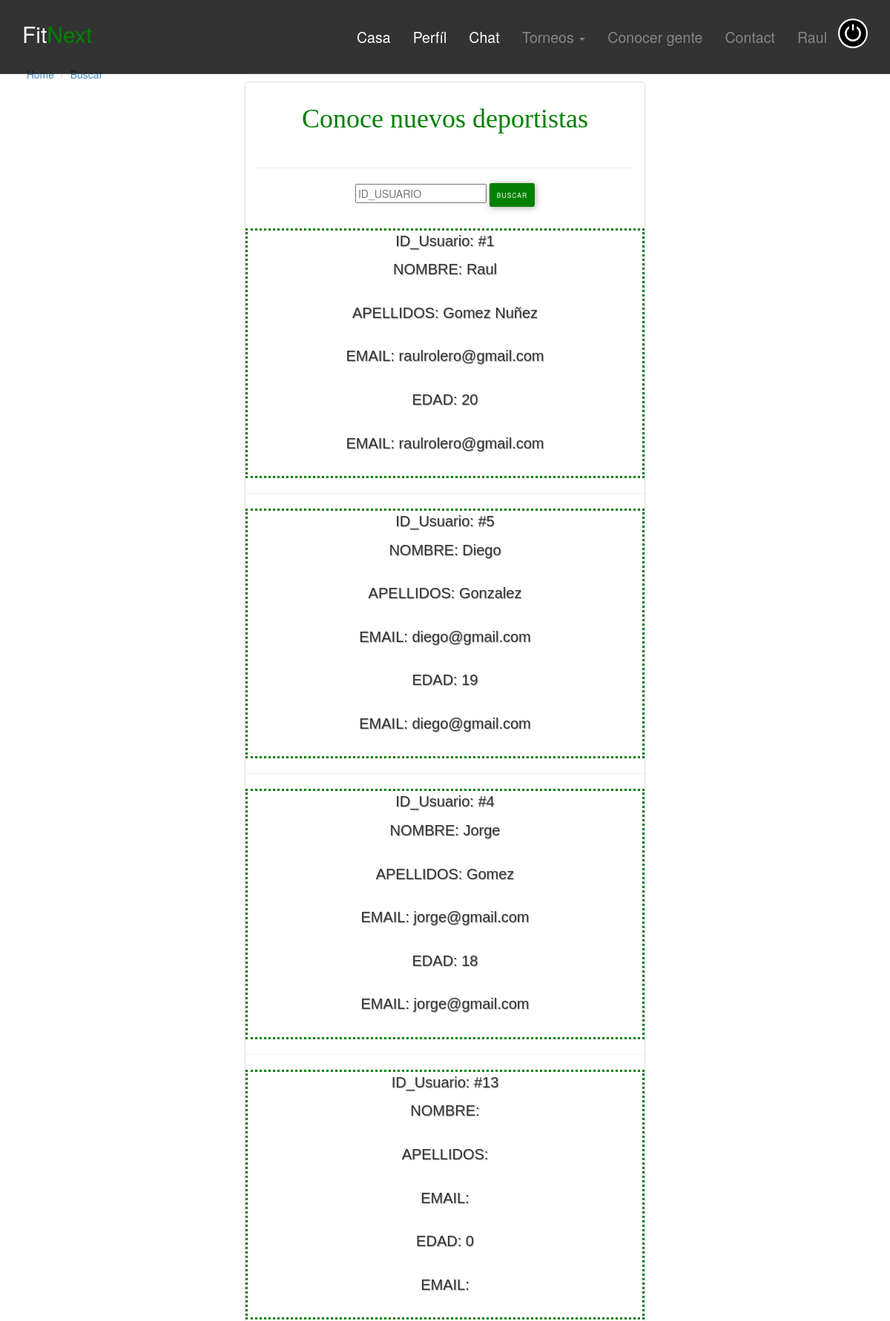
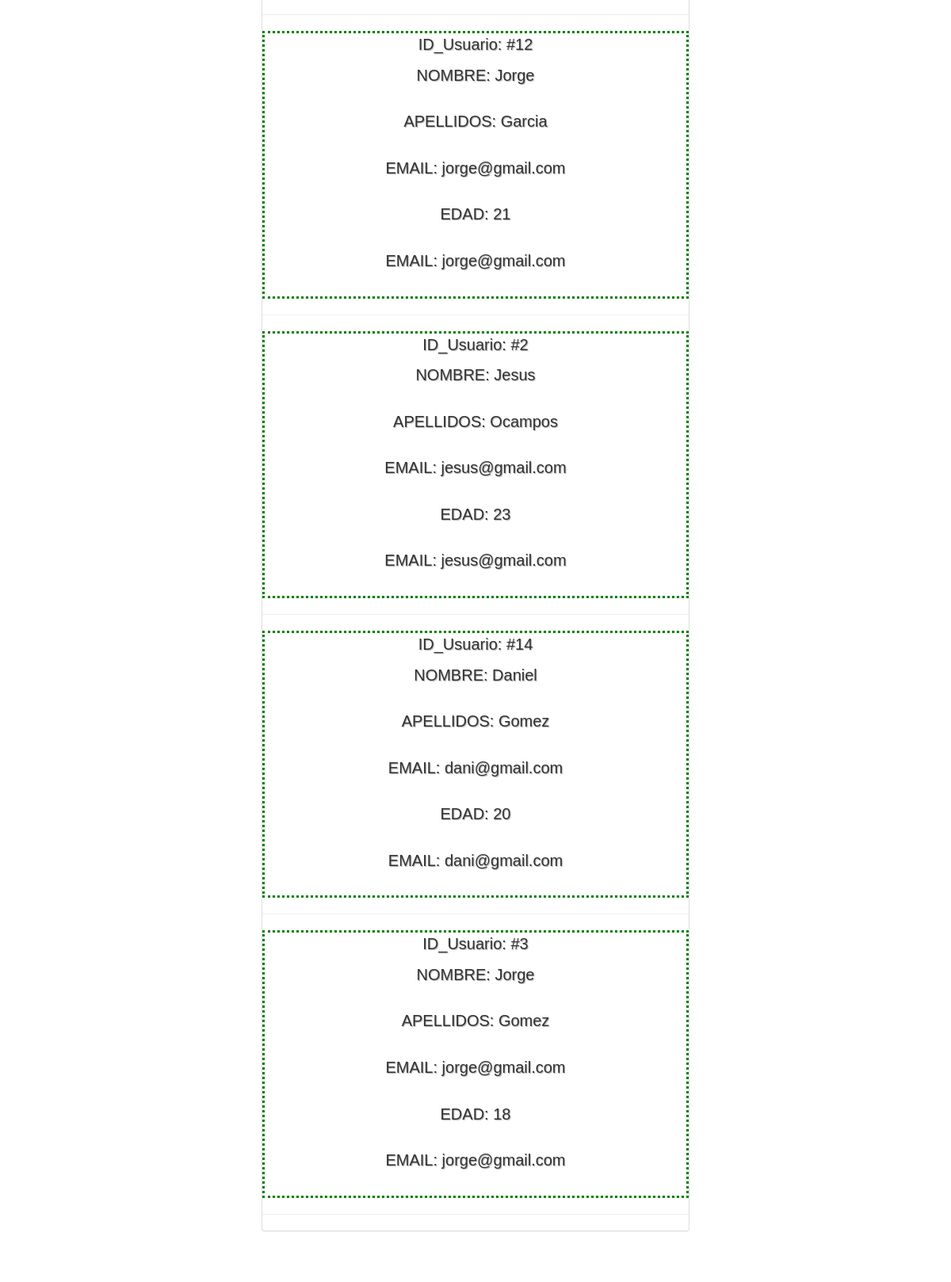
The page /buscar.php (signed in, upper part) on the database its author committed (2 pictures, top to bottom).
### tables this page shows
CREATE TABLE IF NOT EXISTS `usuarios` (
  `ID_USUARIO` int(255) NOT NULL AUTO_INCREMENT,
  `PASSWD` varchar(20) NOT NULL,
  `NOMBRE` varchar(20) NOT NULL,
  `APELLIDOS` varchar(40) NOT NULL,
  `EDAD` int(100) NOT NULL,
  `PROVINCIA` varchar(30) NOT NULL,
  `CIUDAD` varchar(30) NOT NULL,
  `EMAIL` varchar(40) NOT NULL,
  `MOVIL` int(10) NOT NULL,
  `DEPORTE` varchar(10) NOT NULL,
  `DESCRIPCION` varchar(255) NOT NULL,
  PRIMARY KEY (`ID_USUARIO`)
);

### buscar.php (the view, shortened to what this page needs)
<!DOCTYPE php>
<php lang="en">
<head>
	<link rel="stylesheet" href="assets/css/bootstrap.min.css">
	<link rel="stylesheet" href="assets/css/font-awesome.min.css">
	<link rel="stylesheet" href="assets/css/bootstrap-theme.css" media="screen" >
	<link rel="stylesheet" href="assets/css/main.css">
</head>
<body style="text-align:center;">
	<?php
	include "header.php";
	?>
	<div class="container" style="margin-top:5%;">
		<ol class="breadcrumb" style="margin-left: -90%;">
			<li><a href="index.php">Home</a></li>
			<li class=""><a title="">Buscar
                </a></li>
		</ol>
		<div class="row">
			<article class="col-xs-12 maincontent">
				<div class="col-md-6 col-md-offset-3 col-sm-8 col-sm-offset-2">
					<div class="panel panel-default">
						<h1 style="font-family: American Typewriter;text-align: center; color: green;">Conoce nuevos deportistas</h1>
						<div class="panel-body">
							<hr>
	<form action="buscar.php" method="POST" style="text-align:center;">
	<input type="text" name="numero" placeholder="ID_USUARIO">
    <button style="text-align:center;
    padding: 1rem;
    text-transform: uppercase;
    color: #35B729;
	color:white;
    background-color: green;
    border: none;
    border-radius: 3px;
    box-shadow: 1px 1px 10px rgba(50,50,50,.4);
    transition: .3s all ease;
    letter-spacing: .1rem;
    font-size: .85rem;
   box-shadow: posy;" class="but" type="submit" name="buscar" value="Buscar">Buscar</button>
					</div>
	<?php
$conexion=mysqli_connect("localhost","root","","fitnext");
if (mysqli_connect_errno()){
  echo "<br/>ERROR DE CONEXIÓN A LA BASE DE DATOS.".mysqli_error($conexion)."<br/>";
}else{
	echo "<form name='formulario' action='buscar.php' method='POST'>";
	mysqli_query($conexion,"SET NAMES 'utf8'");
	$resultado=mysqli_query($conexion,"SELECT * FROM usuarios   ORDER BY RAND() DESC LIMIT 0,10");
	while($reg=mysqli_fetch_array($resultado)){
        echo "<div style='border-color: green;border-size:1.2em;border-style: dotted;'>";
		echo "<p>ID_Usuario: #<td>$reg[ID_USUARIO]</td></p>";
		echo "<p>NOMBRE: <td>$reg[NOMBRE]</td></p><br>";
		echo "<p>APELLIDOS: <td>$reg[APELLIDOS]</td></p><br>";
		echo "<p>EMAIL: <td>$reg[EMAIL]</td></p><br>";
		echo "<p>EDAD: <td>$reg[EDAD]</td></p><br>";
		echo "<p>EMAIL: <td>$reg[EMAIL]</td></p><br>";
        echo "</div><hr>";
}
}
?>
						</div>
					</div>
				</div>
		</div>
</body>
</php>

### assets/css/main.css (style rules this page uses)
h1, h2, h3, h4, h5, h6 { font-family:"Open sans", Helvetica, Arial; }
h1, .h1, h2, .h2, h3, .h3 { margin-top:30px; }
.breadcrumb { background:none; padding:0; margin:30px 0 0px 0; }

### buscar.php (style rules this page uses)
p { font-family: "Sofia", sans-serif; font-size: 20px; text-shadow: 1px 1px 1px #ababab; }
hr { color:green; size: 5px; }
h1 { font-family: Helvetica; }

### rows shown on the page
usuarios: ID_USUARIO "1", NOMBRE "Raul", APELLIDOS "Gomez Nuñez", EMAIL "raulrolero@gmail.com", EDAD "20"
usuarios: ID_USUARIO "5", NOMBRE "Diego", APELLIDOS "Gonzalez", EMAIL "diego@gmail.com", EDAD "19"
usuarios: ID_USUARIO "4", NOMBRE "Jorge", APELLIDOS "Gomez", EMAIL "jorge@gmail.com", EDAD "18"
usuarios: ID_USUARIO "13", EDAD "0"
usuarios: ID_USUARIO "12", NOMBRE "Jorge", APELLIDOS "Garcia", EMAIL "jorge@gmail.com", EDAD "21"
usuarios: ID_USUARIO "2", NOMBRE "Jesus", APELLIDOS "Ocampos", EMAIL "jesus@gmail.com", EDAD "23"
usuarios: ID_USUARIO "14", NOMBRE "Daniel", APELLIDOS "Gomez", EMAIL "dani@gmail.com", EDAD "20"
usuarios: ID_USUARIO "3", NOMBRE "Jorge", APELLIDOS "Gomez", EMAIL "jorge@gmail.com", EDAD "18"

### other values the page prints
$_SESSION['usuario'] "Raul"
